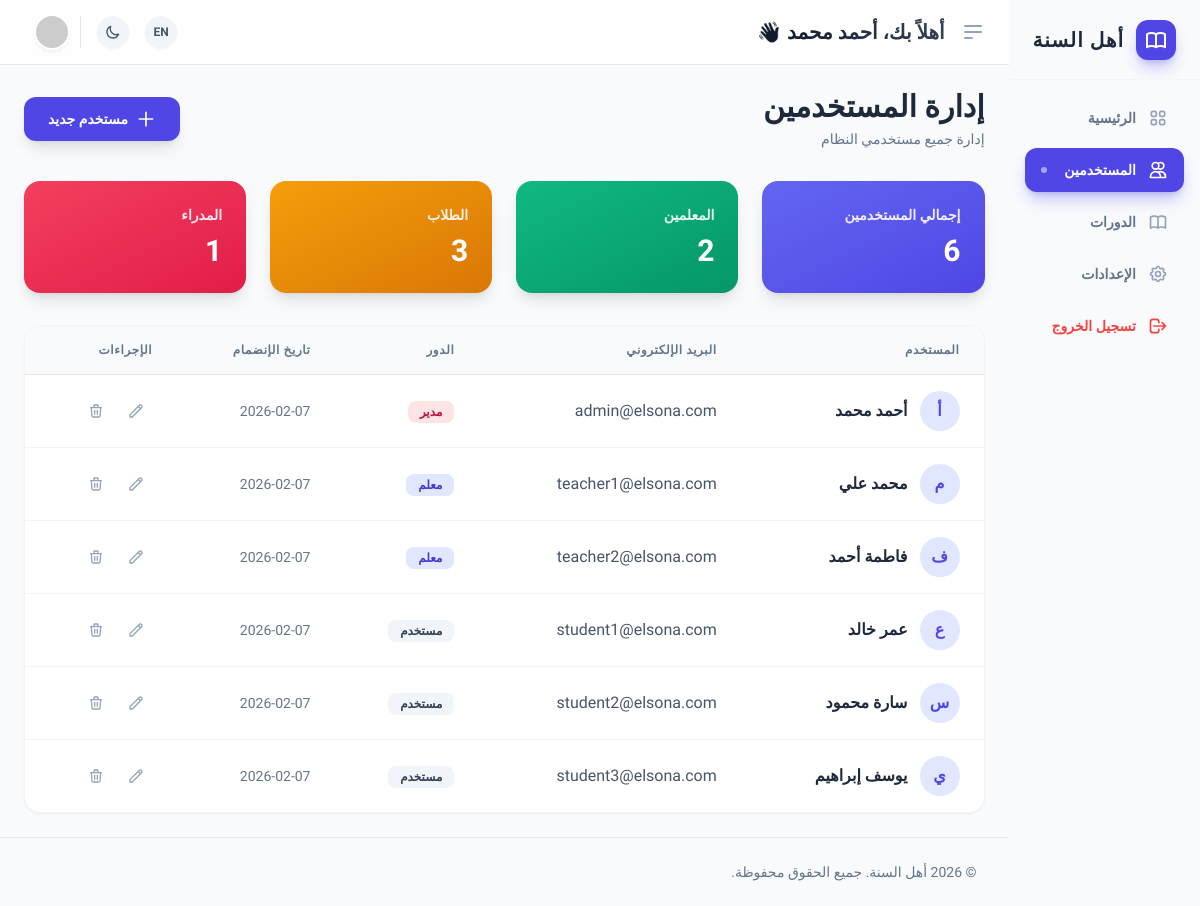
The page /dashboard/admin/users.php (signed in) on the database its author committed.
### tables this page shows
CREATE TABLE users (
            id INTEGER PRIMARY KEY AUTOINCREMENT,
            name TEXT NOT NULL,
            email TEXT UNIQUE NOT NULL,
            password TEXT NOT NULL,
            role TEXT DEFAULT 'user',
            created_at DATETIME DEFAULT CURRENT_TIMESTAMP
        );

### dashboard/admin/users.php (the view, shortened to what this page needs)
<?php
require '../includes/header.php';
require '../db.php';
$users = $pdo->query("SELECT * FROM users ORDER BY created_at DESC")->fetchAll();
?>
<div class="flex items-center justify-between mb-8">
    <div>
        <h2 class="text-3xl font-black text-slate-800 dark:text-white">
            <?php echo t('إدارة المستخدمين', 'Users Management'); ?>
        </h2>
        <p class="text-slate-500 text-sm mt-1">
            <?php echo t('إدارة جميع مستخدمي النظام', 'Manage all system users'); ?>
        </p>
    </div>
    <button onclick="document.getElementById('createUserModal').classList.remove('hidden')"
        class="bg-indigo-600 text-white px-6 py-3 rounded-xl font-bold text-sm hover:bg-indigo-700 transition-all shadow-lg hover:shadow-xl hover:-translate-y-0.5 flex items-center gap-2">
        <svg class="w-5 h-5" fill="none" stroke="currentColor" viewBox="0 0 24 24">
            <path stroke-linecap="round" stroke-linejoin="round" stroke-width="2" d="M12 4v16m8-8H4"></path>
        </svg>
        <?php echo t('مستخدم جديد', 'New User'); ?>
    </button>
</div>
<div class="grid grid-cols-1 md:grid-cols-4 gap-6 mb-8">
    <div class="bg-gradient-to-br from-indigo-500 to-indigo-600 p-6 rounded-2xl text-white shadow-lg">
        <div class="text-sm font-bold opacity-90 mb-2">
            <?php echo t('إجمالي المستخدمين', 'Total Users'); ?>
        </div>
        <div class="text-3xl font-black">
            <?php echo count($users); ?>
        </div>
    </div>
    <div class="bg-gradient-to-br from-emerald-500 to-emerald-600 p-6 rounded-2xl text-white shadow-lg">
        <div class="text-sm font-bold opacity-90 mb-2">
            <?php echo t('المعلمين', 'Teachers'); ?>
        </div>
        <div class="text-3xl font-black">
            <?php echo count(array_filter($users, fn($u) => $u['role'] === 'teacher')); ?>
        </div>
    </div>
    <div class="bg-gradient-to-br from-amber-500 to-amber-600 p-6 rounded-2xl text-white shadow-lg">
        <div class="text-sm font-bold opacity-90 mb-2">
            <?php echo t('الطلاب', 'Students'); ?>
        </div>
        <div class="text-3xl font-black">
            <?php echo count(array_filter($users, fn($u) => $u['role'] === 'student')); ?>
        </div>
    </div>
    <div class="bg-gradient-to-br from-rose-500 to-rose-600 p-6 rounded-2xl text-white shadow-lg">
        <div class="text-sm font-bold opacity-90 mb-2">
            <?php echo t('المدراء', 'Admins'); ?>
        </div>
        <div class="text-3xl font-black">
            <?php echo count(array_filter($users, fn($u) => $u['role'] === 'admin')); ?>
        </div>
    </div>
</div>
<div
    class="bg-white dark:bg-slate-800 rounded-2xl shadow-sm border border-slate-100 dark:border-slate-700/50 overflow-hidden">
    <div class="overflow-x-auto">
        <table class="w-full">
            <thead class="bg-slate-50 dark:bg-slate-900 border-b border-slate-200 dark:border-slate-700">
                <tr>
                    <th class="px-6 py-4 text-right text-xs font-bold text-slate-500 uppercase tracking-wider">
                        <?php echo t('المستخدم', 'User'); ?>
                    </th>
                    <th class="px-6 py-4 text-right text-xs font-bold text-slate-500 uppercase tracking-wider">
                        <?php echo t('البريد الإلكتروني', 'Email'); ?>
                    </th>
                    <th class="px-6 py-4 text-right text-xs font-bold text-slate-500 uppercase tracking-wider">
                        <?php echo t('الدور', 'Role'); ?>
                    </th>
                    <th class="px-6 py-4 text-right text-xs font-bold text-slate-500 uppercase tracking-wider">
                        <?php echo t('تاريخ الإنضمام', 'Joined'); ?>
                    </th>
                    <th class="px-6 py-4 text-right text-xs font-bold text-slate-500 uppercase tracking-wider">
                        <?php echo t('الإجراءات', 'Actions'); ?>
                    </th>
                </tr>
            </thead>
            <tbody class="divide-y divide-slate-100 dark:divide-slate-700">
                <?php foreach ($users as $user): ?>
                    <tr class="hover:bg-slate-50 dark:hover:bg-slate-700/30 transition-colors">
                        <td class="px-6 py-4">
                            <div class="flex items-center gap-3">
                                <div
                                    class="w-10 h-10 rounded-full bg-indigo-100 dark:bg-indigo-900/50 flex items-center justify-center text-indigo-600 dark:text-indigo-400 font-bold">
                                    <?php echo strtoupper(substr($user['name'], 0, 2)); ?>
                                </div>
                                <div>
                                    <div class="font-bold text-slate-800 dark:text-white">
                                        <?php echo htmlspecialchars($user['name']); ?>
                                    </div>
                                </div>
                            </div>
                        </td>
                        <td class="px-6 py-4 text-slate-600 dark:text-slate-400">
                            <?php echo htmlspecialchars($user['email']); ?>
                        </td>
                        <td class="px-6 py-4">
                            <span class="px-3 py-1 rounded-lg text-xs font-bold uppercase
                            <?php
                            echo $user['role'] === 'admin' ? 'bg-rose-100 text-rose-700 dark:bg-rose-900/30 dark:text-rose-400' :
                                ($user['role'] === 'teacher' ? 'bg-indigo-100 text-indigo-700 dark:bg-indigo-900/30 dark:text-indigo-400' :
                                    'bg-slate-100 text-slate-700 dark:bg-slate-700 dark:text-slate-300');
                            ?>">
                                <?php echo t($user['role'] === 'admin' ? 'مدير' : ($user['role'] === 'teacher' ? 'معلم' : 'مستخدم'), ucfirst($user['role'])); ?>
                            </span>
                        </td>
                        <td class="px-6 py-4 text-slate-500 text-sm">
                            <?php echo date('Y-m-d', strtotime($user['created_at'])); ?>
                        </td>
                        <td class="px-6 py-4">
                            <div class="flex items-center gap-2">
                                <button
                                    class="p-2 hover:bg-slate-100 dark:hover:bg-slate-700 rounded-lg text-slate-400 hover:text-indigo-600 transition-colors">
                                    <svg class="w-4 h-4" fill="none" stroke="currentColor" viewBox="0 0 24 24">
                                        <path stroke-linecap="round" stroke-linejoin="round" stroke-width="2"
                                            d="M15.232 5.232l3.536 3.536m-2.036-5.036a2.5 2.5 0 113.536 3.536L6.5 21.036H3v-3.572L16.732 3.732z">
                                        </path>
                                    </svg>
                                </button>
                                <a href="?delete=<?php echo $user['id']; ?>&lang=<?php echo $lang; ?>"
                                    onclick="return confirm('<?php echo t('هل أنت متأكد من حذف هذا المستخدم؟', 'Are you sure you want to delete this user?'); ?>')"
                                    class="p-2 hover:bg-slate-100 dark:hover:bg-slate-700 rounded-lg text-slate-400 hover:text-red-600 transition-colors">
                                    <svg class="w-4 h-4" fill="none" stroke="currentColor" viewBox="0 0 24 24">
                                        <path stroke-linecap="round" stroke-linejoin="round" stroke-width="2"
                                            d="M19 7l-.867 12.142A2 2 0 0116.138 21H7.862a2 2 0 01-1.995-1.858L5 7m5 4v6m4-6v6m1-10V4a1 1 0 00-1-1h-4a1 1 0 00-1 1v3M4 7h16">
                                        </path>
                                    </svg>
                                </a>
                            </div>
                        </td>
                    </tr>
                <?php endforeach; ?>
            </tbody>
        </table>
    </div>
</div>
<?php require '../includes/footer.php'; ?>

### rows shown on the page
users: name "أ", name "أحمد محمد", email "admin@elsona.com", role "مدير", created_at "2026-02-07"
users: name "م", name "محمد علي", email "teacher1@elsona.com", role "معلم", created_at "2026-02-07"
users: name "ف", name "فاطمة أحمد", email "teacher2@elsona.com", role "معلم", created_at "2026-02-07"
users: name "ع", name "عمر خالد", email "student1@elsona.com", role "مستخدم", created_at "2026-02-07"
users: name "س", name "سارة محمود", email "student2@elsona.com", role "مستخدم", created_at "2026-02-07"
users: name "ي", name "يوسف إبراهيم", email "student3@elsona.com", role "مستخدم", created_at "2026-02-07"

### other values the page prints
t('أهل السنة', 'ELSONA') "أهل السنة"
$item['label'] "الرئيسية"
$item['label'] "المستخدمين"
$item['label'] "الدورات"
$item['label'] "الإعدادات"
$item['label'] "تسجيل الخروج"
t('إدارة المستخدمين', 'Users Management') "إدارة المستخدمين"
t('إدارة جميع مستخدمي النظام', 'Manage all system users') "إدارة جميع مستخدمي النظام"
t('مستخدم جديد', 'New User') "مستخدم جديد"
t('إجمالي المستخدمين', 'Total Users') "إجمالي المستخدمين"
count($users) "6"
t('المعلمين', 'Teachers') "المعلمين"
count(array_filter($users, fn($u) => $u['role'] === 'teacher')) "2"
t('الطلاب', 'Students') "الطلاب"
count(array_filter($users, fn($u) => $u['role'] === 'student')) "3"
